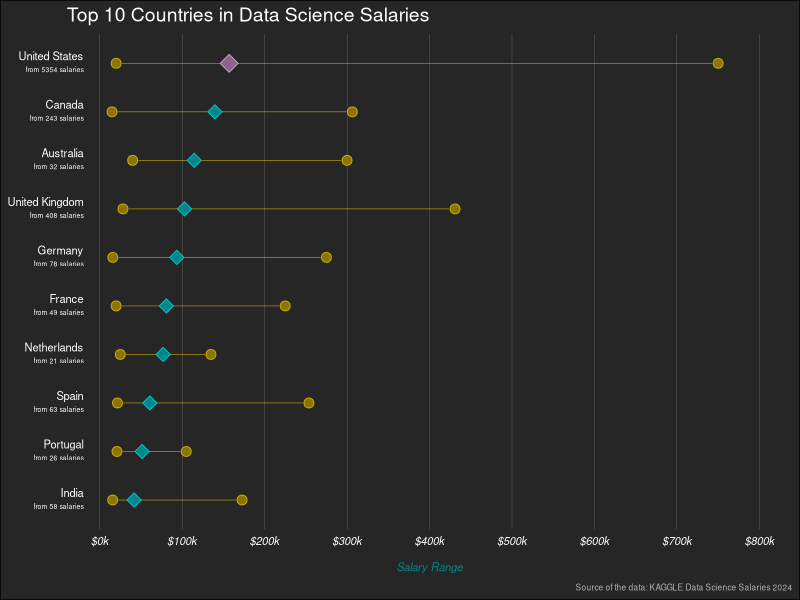

Here is the R script that generated this plot:
## ---- chunk 1
# Load necessary libraries for data manipulation and visualization
library(dplyr)
library(ggplot2)
library(scales)
library(ggtext)
## ---- chunk 2
# Read the dataset containing salary information
data <- read.csv("data/data_science_salaries.csv")
## ---- chunk 3
# Remove unnecessary columns: salary and salary_currency
data <- data %>%
  select(-salary, -salary_currency)
## ---- chunk 4
# Define a custom label function for formatting salary values as "$100k"
salary_label <- function(salary) {
  paste0("$", round(salary / 1000, 0), "k")
}
## ---- chunk 5
# Preprocess data to focus on top 10 company locations based on mean salary
# Ensure there are at least 20 observations per group for reliability
top_10_countries_by_mean_salary_data <- data %>%
  group_by(company_location) %>%
  filter(n() >= 20) %>%
  summarise(
    mean_salary = mean(salary_in_usd, na.rm = TRUE),
    lowest_salary = min(salary_in_usd, na.rm = TRUE),
    highest_salary = max(salary_in_usd, na.rm = TRUE),
    n = n()
  ) %>%
  arrange(desc(mean_salary)) %>%
  slice_head(n = 10) %>%
  mutate(company_location = paste0(company_location, "<br><span style='font-size:5pt; font-style: italic;'>from ", n, " salaries</span>")) %>%
  mutate(company_location = factor(company_location, levels = company_location[order(mean_salary)]))
top_10_countries_by_mean_salary_data

# Create a separate data frame to highlight United States
highlight_united_states <- top_10_countries_by_mean_salary_data %>%
  filter(company_location == "United States<br><span style='font-size:5pt; font-style: italic;'>from 5354 salaries</span>")
## ---- chunk 6
# Create a plot to visualize salary data for top 10 locations
top_10_countries_by_mean_salary_plot <- top_10_countries_by_mean_salary_data %>%
  arrange(highest_salary) %>%
  ggplot(aes(y=company_location)) +
  geom_point(aes(x=lowest_salary,), 
             color='gold3', 
             fill='gold4', 
             size=3, 
             shape=21) +
  geom_point(aes(x=highest_salary), 
             color='gold3', 
             fill='gold4', 
             size=3, 
             shape=21) +
  geom_segment(aes(x=lowest_salary+7000, 
                   xend=highest_salary-7000, 
                   y=company_location, 
                   yend=company_location), 
               color='gold3',
               size=0.2) +
  geom_point(aes(x = mean_salary), 
             shape = 23, 
             size = 3.5, 
             fill = "turquoise4", 
             color='turquoise3') +
  geom_point(data=highlight_united_states,
             aes(x = mean_salary), 
             shape = 23, 
             size = 4.5, 
             fill = "plum4", 
             color='plum3') +
  scale_x_continuous(labels=salary_label, 
                     breaks = seq(0, 800000, 100000), 
                     limits=c(0, 800000)) +
  theme_minimal() +
  labs(title='Top 10 Countries in Data Science Salaries',
       x="\nSalary Range",
       y=NULL,
       caption = "Source of the data: KAGGLE Data Science Salaries 2024") +
  theme(axis.text.x = element_text(color = 'white', size = 8, face = "italic"), 
        axis.text.y = element_markdown(margin = margin(r = -15), color = 'white',size=8),
        panel.grid.major.y = element_blank(),
        panel.grid.major.x = element_line(size=0.05),
        panel.grid.minor = element_blank(),
        plot.background = element_rect(fill = 'gray15'),
        plot.title = element_text(color = 'white', size = 14),
        plot.subtitle = element_text(color = 'white', size = 8, vjust = 2),
        axis.title = element_text(color = 'white', size = 10),
        axis.title.x = element_text(vjust=1.5, color='turquoise4', size = 8, face = "italic"),
        plot.caption = element_text(color='gray70', size=6))
## ---- chunk 7
# Display the plot
top_10_countries_by_mean_salary_plot
